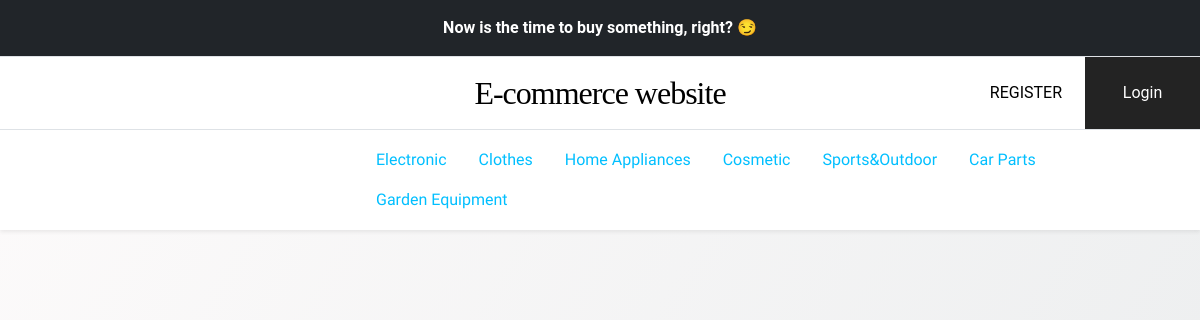
Page /carpart/ on the earlier database version.
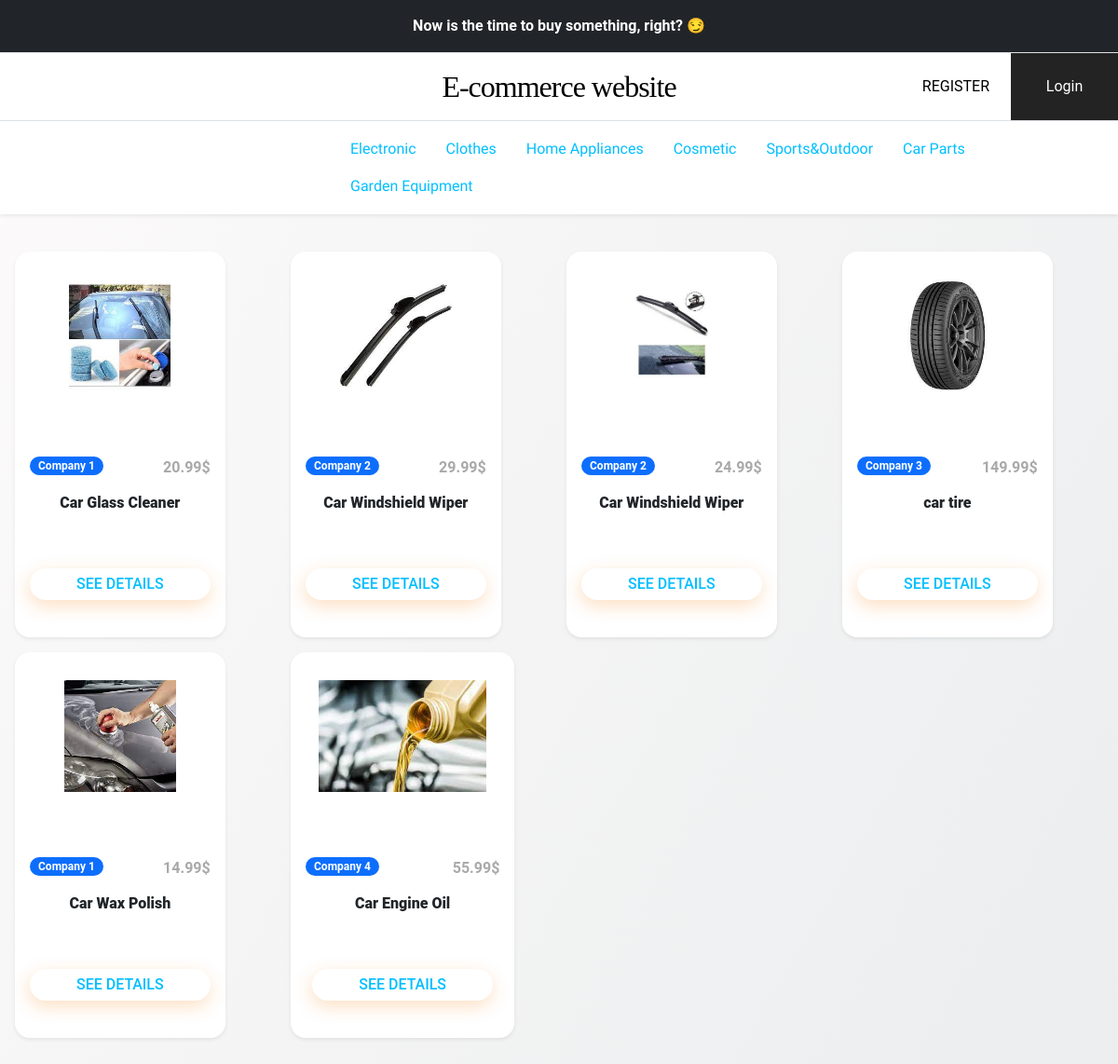
Same page on the later database version.
### ecommerceapp/models.py (models this page shows, shortened)
class ProductsOnSale(models.Model):
    companyname = models.CharField(max_length=50)
    productType = models.CharField(max_length=30)
    productName = models.CharField(max_length=100)
    productPrice = models.FloatField()
    productdescription = models.CharField(max_length=800)
    creationDate = models.DateTimeField(auto_now_add= True)
    product_image = models.FileField(blank=True)

### ecommerceapp/views.py (the view)
# urls.py: path('carpart/', views.car_part_page, name="carpart"),
def car_part_page(request):
    car_part_items = models.ProductsOnSale.objects.filter(Q(productType="Car Parts")).all()
    car_part_items_dict={"car_part_items": car_part_items}
    return render(request,'ecommerceapp/carpart.html', context=car_part_items_dict)

### ecommerceapp/templates/ecommerceapp/carpart.html (shortened to what this page needs)
{% extends "base.html" %}
{% block content %}
<main>
    <div class="container-fluid bg-transparent my-4 p-3" >
        <div class="row row-cols-1 row-cols-sm-2 row-cols-md-4 g-3">
            {% for item in car_part_items %}
            <div class="col">
                <div class="card h-100 shadow-sm">
                    <figure class="mb-4">
                        <img src="{{item.product_image.url}}" class="card-img-top" alt="...">
                    </figure>
                    <div class="card-body">
                        <div class="clearfix mb-3">
                            <span class="float-start badge rounded-pill bg-primary">{{item.companyname}}</span>
                            <span class="float-end price-hp">{{item.productPrice}}&dollar;</span>
                        </div>
                        <h5 class="card-title text-center">{{item.productName}}</h5>
                        <div class="text-center my-4">
                            <a href="/detail/{{item.pk}}" class="btn btn-warning">See Details</a>
                        </div>
                    </div>
                </div>
            </div>
            {% endfor %}
        </div>
    </div>
</main>
{% endblock %}

Differences in the rows shown:
added ProductsOnSale: product_image (picture), companyname "Company 1", productPrice "20.99", productName "Car Glass Cleaner"
added ProductsOnSale: product_image (picture), companyname "Company 2", productPrice "29.99", productName "Car Windshield Wiper"
added ProductsOnSale: product_image (picture), companyname "Company 2", productPrice "24.99", productName "Car Windshield Wiper"
added ProductsOnSale: product_image (picture), companyname "Company 3", productPrice "149.99", productName "car tire"
added ProductsOnSale: product_image (picture), companyname "Company 1", productPrice "14.99", productName "Car Wax Polish"
added ProductsOnSale: product_image (picture), companyname "Company 4", productPrice "55.99", productName "Car Engine Oil"
